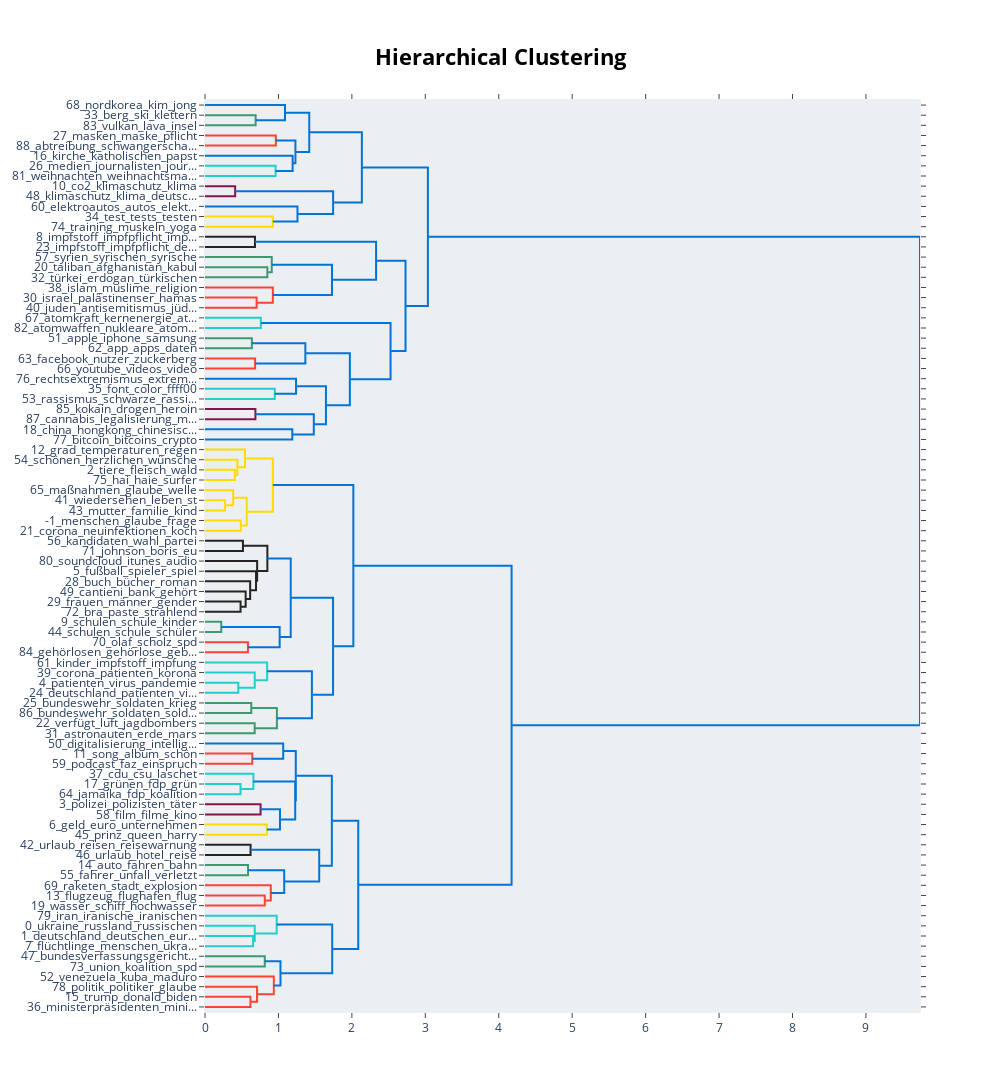

The cell this chart's notebook holds for it:
### Code cell
topic_model.visualize_hierarchy()

### Figure 1 — Plotly figure (JSON) as saved in the notebook; plotly's stock layout.template omitted (floating-point values rounded to 4 significant figures)
{"data": [{"hoverinfo": "text", "marker": {"color": "rgb(61,153,112)"}, "mode": "lines", "type": "scatter", "x": [0, 0.6895, 0.6895, 0], "xaxis": "x", "y": [-15, -15, -25, -25], "yaxis": "y"}, {"hoverinfo": "text", "marker": {"color": "rgb(0,116,217)"}, "mode": "lines", "type": "scatter", "x": [0, 1.089, 1.089, 0.6895], "xaxis": "x", "y": [-5, -5, -20, -20], "yaxis": "y"}, {"hoverinfo": "text", "marker": {"color": "rgb(255,65,54)"}, "mode": "lines", "type": "scatter", "x": [0, 0.965, 0.965, 0], "xaxis": "x", "y": [-35, -35, -45, -45], "yaxis": "y"}, {"hoverinfo": "text", "marker": {"color": "rgb(35,205,205)"}, "mode": "lines", "type": "scatter", "x": [0, 0.961, 0.961, 0], "xaxis": "x", "y": [-65, -65, -75, -75], "yaxis": "y"}, {"hoverinfo": "text", "marker": {"color": "rgb(0,116,217)"}, "mode": "lines", "type": "scatter", "x": [0, 1.193, 1.193, 0.961], "xaxis": "x", "y": [-55, -55, -70, -70], "yaxis": "y"}, {"hoverinfo": "text", "marker": {"color": "rgb(0,116,217)"}, "mode": "lines", "type": "scatter", "x": [0.965, 1.231, 1.231, 1.193], "xaxis": "x", "y": [-40, -40, -62.5, -62.5], "yaxis": "y"}, {"hoverinfo": "text", "marker": {"color": "rgb(0,116,217)"}, "mode": "lines", "type": "scatter", "x": [1.089, 1.42, 1.42, 1.231], "xaxis": "x", "y": [-12.5, -12.5, -51.25, -51.25], "yaxis": "y"}, {"hoverinfo": "text", "marker": {"color": "rgb(133,20,75)"}, "mode": "lines", "type": "scatter", "x": [0, 0.4105, 0.4105, 0], "xaxis": "x", "y": [-85, -85, -95, -95], "yaxis": "y"}, {"hoverinfo": "text", "marker": {"color": "rgb(255,220,0)"}, "mode": "lines", "type": "scatter", "x": [0, 0.9236, 0.9236, 0], "xaxis": "x", "y": [-115, -115, -125, -125], "yaxis": "y"}, {"hoverinfo": "text", "marker": {"color": "rgb(0,116,217)"}, "mode": "lines", "type": "scatter", "x": [0, 1.259, 1.259, 0.9236], "xaxis": "x", "y": [-105, -105, -120, -120], "yaxis": "y"}, {"hoverinfo": "text", "marker": {"color": "rgb(0,116,217)"}, "mode": "lines", "type": "scatter", "x": [0.4105, 1.745, 1.745, 1.259], "xaxis": "x", "y": [-90, -90, -112.5, -112.5], "yaxis": "y"}, {"hoverinfo": "text", "marker": {"color": "rgb(0,116,217)"}, "mode": "lines", "type": "scatter", "x": [1.42, 2.136, 2.136, 1.745], "xaxis": "x", "y": [-31.88, -31.88, -101.2, -101.2], "yaxis": "y"}, {"hoverinfo": "text", "marker": {"color": "rgb(40,35,35)"}, "mode": "lines", "type": "scatter", "x": [0, 0.6805, 0.6805, 0], "xaxis": "x", "y": [-135, -135, -145, -145], "yaxis": "y"}, {"hoverinfo": "text", "marker": {"color": "rgb(61,153,112)"}, "mode": "lines", "type": "scatter", "x": [0, 0.8492, 0.8492, 0], "xaxis": "x", "y": [-165, -165, -175, -175], "yaxis": "y"}, {"hoverinfo": "text", "marker": {"color": "rgb(61,153,112)"}, "mode": "lines", "type": "scatter", "x": [0, 0.909, 0.909, 0.8492], "xaxis": "x", "y": [-155, -155, -170, -170], "yaxis": "y"}, {"hoverinfo": "text", "marker": {"color": "rgb(255,65,54)"}, "mode": "lines", "type": "scatter", "x": [0, 0.7028, 0.7028, 0], "xaxis": "x", "y": [-195, -195, -205, -205], "yaxis": "y"}, {"hoverinfo": "text", "marker": {"color": "rgb(255,65,54)"}, "mode": "lines", "type": "scatter", "x": [0, 0.9238, 0.9238, 0.7028], "xaxis": "x", "y": [-185, -185, -200, -200], "yaxis": "y"}, {"hoverinfo": "text", "marker": {"color": "rgb(0,116,217)"}, "mode": "lines", "type": "scatter", "x": [0.909, 1.729, 1.729, 0.9238], "xaxis": "x", "y": [-162.5, -162.5, -192.5, -192.5], "yaxis": "y"}, {"hoverinfo": "text", "marker": {"color": "rgb(0,116,217)"}, "mode": "lines", "type": "scatter", "x": [0.6805, 2.33, 2.33, 1.729], "xaxis": "x", "y": [-140, -140, -177.5, -177.5], "yaxis": "y"}, {"hoverinfo": "text", "marker": {"color": "rgb(35,205,205)"}, "mode": "lines", "type": "scatter", "x": [0, 0.7604, 0.7604, 0], "xaxis": "x", "y": [-215, -215, -225, -225], "yaxis": "y"}, {"hoverinfo": "text", "marker": {"color": "rgb(61,153,112)"}, "mode": "lines", "type": "scatter", "x": [0, 0.6381, 0.6381, 0], "xaxis": "x", "y": [-235, -235, -245, -245], "yaxis": "y"}, {"hoverinfo": "text", "marker": {"color": "rgb(255,65,54)"}, "mode": "lines", "type": "scatter", "x": [0, 0.6827, 0.6827, 0], "xaxis": "x", "y": [-255, -255, -265, -265], "yaxis": "y"}, {"hoverinfo": "text", "marker": {"color": "rgb(0,116,217)"}, "mode": "lines", "type": "scatter", "x": [0.6381, 1.367, 1.367, 0.6827], "xaxis": "x", "y": [-240, -240, -260, -260], "yaxis": "y"}, {"hoverinfo": "text", "marker": {"color": "rgb(35,205,205)"}, "mode": "lines", "type": "scatter", "x": [0, 0.9501, 0.9501, 0], "xaxis": "x", "y": [-285, -285, -295, -295], "yaxis": "y"}, {"hoverinfo": "text", "marker": {"color": "rgb(0,116,217)"}, "mode": "lines", "type": "scatter", "x": [0, 1.24, 1.24, 0.9501], "xaxis": "x", "y": [-275, -275, -290, -290], "yaxis": "y"}, {"hoverinfo": "text", "marker": {"color": "rgb(133,20,75)"}, "mode": "lines", "type": "scatter", "x": [0, 0.6865, 0.6865, 0], "xaxis": "x", "y": [-305, -305, -315, -315], "yaxis": "y"}, {"hoverinfo": "text", "marker": {"color": "rgb(0,116,217)"}, "mode": "lines", "type": "scatter", "x": [0, 1.188, 1.188, 0], "xaxis": "x", "y": [-325, -325, -335, -335], "yaxis": "y"}, {"hoverinfo": "text", "marker": {"color": "rgb(0,116,217)"}, "mode": "lines", "type": "scatter", "x": [0.6865, 1.481, 1.481, 1.188], "xaxis": "x", "y": [-310, -310, -330, -330], "yaxis": "y"}, {"hoverinfo": "text", "marker": {"color": "rgb(0,116,217)"}, "mode": "lines", "type": "scatter", "x": [1.24, 1.647, 1.647, 1.481], "xaxis": "x", "y": [-282.5, -282.5, -320, -320], "yaxis": "y"}, {"hoverinfo": "text", "marker": {"color": "rgb(0,116,217)"}, "mode": "lines", "type": "scatter", "x": [1.367, 1.972, 1.972, 1.647], "xaxis": "x", "y": [-250, -250, -301.2, -301.2], "yaxis": "y"}, {"hoverinfo": "text", "marker": {"color": "rgb(0,116,217)"}, "mode": "lines", "type": "scatter", "x": [0.7604, 2.527, 2.527, 1.972], "xaxis": "x", "y": [-220, -220, -275.6, -275.6], "yaxis": "y"}, {"hoverinfo": "text", "marker": {"color": "rgb(0,116,217)"}, "mode": "lines", "type": "scatter", "x": [2.33, 2.731, 2.731, 2.527], "xaxis": "x", "y": [-158.8, -158.8, -247.8, -247.8], "yaxis": "y"}, {"hoverinfo": "text", "marker": {"color": "rgb(0,116,217)"}, "mode": "lines", "type": "scatter", "x": [2.136, 3.035, 3.035, 2.731], "xaxis": "x", "y": [-66.56, -66.56, -203.3, -203.3], "yaxis": "y"}, {"hoverinfo": "text", "marker": {"color": "rgb(255,220,0)"}, "mode": "lines", "type": "scatter", "x": [0, 0.4078, 0.4078, 0], "xaxis": "x", "y": [-365, -365, -375, -375], "yaxis": "y"}, {"hoverinfo": "text", "marker": {"color": "rgb(255,220,0)"}, "mode": "lines", "type": "scatter", "x": [0, 0.4403, 0.4403, 0.4078], "xaxis": "x", "y": [-355, -355, -370, -370], "yaxis": "y"}, {"hoverinfo": "text", "marker": {"color": "rgb(255,220,0)"}, "mode": "lines", "type": "scatter", "x": [0, 0.545, 0.545, 0.4403], "xaxis": "x", "y": [-345, -345, -362.5, -362.5], "yaxis": "y"}, {"hoverinfo": "text", "marker": {"color": "rgb(255,220,0)"}, "mode": "lines", "type": "scatter", "x": [0, 0.2713, 0.2713, 0], "xaxis": "x", "y": [-395, -395, -405, -405], "yaxis": "y"}, {"hoverinfo": "text", "marker": {"color": "rgb(255,220,0)"}, "mode": "lines", "type": "scatter", "x": [0, 0.3837, 0.3837, 0.2713], "xaxis": "x", "y": [-385, -385, -400, -400], "yaxis": "y"}, {"hoverinfo": "text", "marker": {"color": "rgb(255,220,0)"}, "mode": "lines", "type": "scatter", "x": [0, 0.4869, 0.4869, 0], "xaxis": "x", "y": [-415, -415, -425, -425], "yaxis": "y"}, {"hoverinfo": "text", "marker": {"color": "rgb(255,220,0)"}, "mode": "lines", "type": "scatter", "x": [0.3837, 0.5682, 0.5682, 0.4869], "xaxis": "x", "y": [-392.5, -392.5, -420, -420], "yaxis": "y"}, {"hoverinfo": "text", "marker": {"color": "rgb(255,220,0)"}, "mode": "lines", "type": "scatter", "x": [0.545, 0.9235, 0.9235, 0.5682], "xaxis": "x", "y": [-353.8, -353.8, -406.2, -406.2], "yaxis": "y"}, {"hoverinfo": "text", "marker": {"color": "rgb(40,35,35)"}, "mode": "lines", "type": "scatter", "x": [0, 0.5167, 0.5167, 0], "xaxis": "x", "y": [-435, -435, -445, -445], "yaxis": "y"}, {"hoverinfo": "text", "marker": {"color": "rgb(40,35,35)"}, "mode": "lines", "type": "scatter", "x": [0, 0.4843, 0.4843, 0], "xaxis": "x", "y": [-495, -495, -505, -505], "yaxis": "y"}, {"hoverinfo": "text", "marker": {"color": "rgb(40,35,35)"}, "mode": "lines", "type": "scatter", "x": [0, 0.5537, 0.5537, 0.4843], "xaxis": "x", "y": [-485, -485, -500, -500], "yaxis": "y"}, {"hoverinfo": "text", "marker": {"color": "rgb(40,35,35)"}, "mode": "lines", "type": "scatter", "x": [0, 0.6148, 0.6148, 0.5537], "xaxis": "x", "y": [-475, -475, -492.5, -492.5], "yaxis": "y"}, {"hoverinfo": "text", "marker": {"color": "rgb(40,35,35)"}, "mode": "lines", "type": "scatter", "x": [0, 0.6949, 0.6949, 0.6148], "xaxis": "x", "y": [-465, -465, -483.8, -483.8], "yaxis": "y"}, {"hoverinfo": "text", "marker": {"color": "rgb(40,35,35)"}, "mode": "lines", "type": "scatter", "x": [0, 0.71, 0.71, 0.6949], "xaxis": "x", "y": [-455, -455, -474.4, -474.4], "yaxis": "y"}, {"hoverinfo": "text", "marker": {"color": "rgb(40,35,35)"}, "mode": "lines", "type": "scatter", "x": [0.5167, 0.8493, 0.8493, 0.71], "xaxis": "x", "y": [-440, -440, -464.7, -464.7], "yaxis": "y"}, {"hoverinfo": "text", "marker": {"color": "rgb(61,153,112)"}, "mode": "lines", "type": "scatter", "x": [0, 0.2215, 0.2215, 0], "xaxis": "x", "y": [-515, -515, -525, -525], "yaxis": "y"}, {"hoverinfo": "text", "marker": {"color": "rgb(255,65,54)"}, "mode": "lines", "type": "scatter", "x": [0, 0.5848, 0.5848, 0], "xaxis": "x", "y": [-535, -535, -545, -545], "yaxis": "y"}, {"hoverinfo": "text", "marker": {"color": "rgb(0,116,217)"}, "mode": "lines", "type": "scatter", "x": [0.2215, 1.017, 1.017, 0.5848], "xaxis": "x", "y": [-520, -520, -540, -540], "yaxis": "y"}, {"hoverinfo": "text", "marker": {"color": "rgb(0,116,217)"}, "mode": "lines", "type": "scatter", "x": [0.8493, 1.167, 1.167, 1.017], "xaxis": "x", "y": [-452.3, -452.3, -530, -530], "yaxis": "y"}, {"hoverinfo": "text", "marker": {"color": "rgb(35,205,205)"}, "mode": "lines", "type": "scatter", "x": [0, 0.4537, 0.4537, 0], "xaxis": "x", "y": [-575, -575, -585, -585], "yaxis": "y"}, {"hoverinfo": "text", "marker": {"color": "rgb(35,205,205)"}, "mode": "lines", "type": "scatter", "x": [0, 0.6772, 0.6772, 0.4537], "xaxis": "x", "y": [-565, -565, -580, -580], "yaxis": "y"}, {"hoverinfo": "text", "marker": {"color": "rgb(35,205,205)"}, "mode": "lines", "type": "scatter", "x": [0, 0.8462, 0.8462, 0.6772], "xaxis": "x", "y": [-555, -555, -572.5, -572.5], "yaxis": "y"}, {"hoverinfo": "text", "marker": {"color": "rgb(61,153,112)"}, "mode": "lines", "type": "scatter", "x": [0, 0.6305, 0.6305, 0], "xaxis": "x", "y": [-595, -595, -605, -605], "yaxis": "y"}, {"hoverinfo": "text", "marker": {"color": "rgb(61,153,112)"}, "mode": "lines", "type": "scatter", "x": [0, 0.6763, 0.6763, 0], "xaxis": "x", "y": [-615, -615, -625, -625], "yaxis": "y"}, {"hoverinfo": "text", "marker": {"color": "rgb(61,153,112)"}, "mode": "lines", "type": "scatter", "x": [0.6305, 0.9792, 0.9792, 0.6763], "xaxis": "x", "y": [-600, -600, -620, -620], "yaxis": "y"}, {"hoverinfo": "text", "marker": {"color": "rgb(0,116,217)"}, "mode": "lines", "type": "scatter", "x": [0.8462, 1.456, 1.456, 0.9792], "xaxis": "x", "y": [-563.8, -563.8, -610, -610], "yaxis": "y"}, {"hoverinfo": "text", "marker": {"color": "rgb(0,116,217)"}, "mode": "lines", "type": "scatter", "x": [1.167, 1.744, 1.744, 1.456], "xaxis": "x", "y": [-491.2, -491.2, -586.9, -586.9], "yaxis": "y"}, {"hoverinfo": "text", "marker": {"color": "rgb(0,116,217)"}, "mode": "lines", "type": "scatter", "x": [0.9235, 2.02, 2.02, 1.744], "xaxis": "x", "y": [-380, -380, -539.0, -539.0], "yaxis": "y"}, {"hoverinfo": "text", "marker": {"color": "rgb(255,65,54)"}, "mode": "lines", "type": "scatter", "x": [0, 0.644, 0.644, 0], "xaxis": "x", "y": [-645, -645, -655, -655], "yaxis": "y"}, {"hoverinfo": "text", "marker": {"color": "rgb(0,116,217)"}, "mode": "lines", "type": "scatter", "x": [0, 1.065, 1.065, 0.644], "xaxis": "x", "y": [-635, -635, -650, -650], "yaxis": "y"}, {"hoverinfo": "text", "marker": {"color": "rgb(35,205,205)"}, "mode": "lines", "type": "scatter", "x": [0, 0.4834, 0.4834, 0], "xaxis": "x", "y": [-675, -675, -685, -685], "yaxis": "y"}, {"hoverinfo": "text", "marker": {"color": "rgb(35,205,205)"}, "mode": "lines", "type": "scatter", "x": [0, 0.6589, 0.6589, 0.4834], "xaxis": "x", "y": [-665, -665, -680, -680], "yaxis": "y"}, {"hoverinfo": "text", "marker": {"color": "rgb(133,20,75)"}, "mode": "lines", "type": "scatter", "x": [0, 0.7567, 0.7567, 0], "xaxis": "x", "y": [-695, -695, -705, -705], "yaxis": "y"}, {"hoverinfo": "text", "marker": {"color": "rgb(255,220,0)"}, "mode": "lines", "type": "scatter", "x": [0, 0.8419, 0.8419, 0], "xaxis": "x", "y": [-715, -715, -725, -725], "yaxis": "y"}, {"hoverinfo": "text", "marker": {"color": "rgb(0,116,217)"}, "mode": "lines", "type": "scatter", "x": [0.7567, 1.021, 1.021, 0.8419], "xaxis": "x", "y": [-700, -700, -720, -720], "yaxis": "y"}, {"hoverinfo": "text", "marker": {"color": "rgb(0,116,217)"}, "mode": "lines", "type": "scatter", "x": [0.6589, 1.229, 1.229, 1.021], "xaxis": "x", "y": [-672.5, -672.5, -710, -710], "yaxis": "y"}, {"hoverinfo": "text", "marker": {"color": "rgb(0,116,217)"}, "mode": "lines", "type": "scatter", "x": [1.065, 1.236, 1.236, 1.229], "xaxis": "x", "y": [-642.5, -642.5, -691.2, -691.2], "yaxis": "y"}, {"hoverinfo": "text", "marker": {"color": "rgb(40,35,35)"}, "mode": "lines", "type": "scatter", "x": [0, 0.6207, 0.6207, 0], "xaxis": "x", "y": [-735, -735, -745, -745], "yaxis": "y"}, {"hoverinfo": "text", "marker": {"color": "rgb(61,153,112)"}, "mode": "lines", "type": "scatter", "x": [0, 0.5858, 0.5858, 0], "xaxis": "x", "y": [-755, -755, -765, -765], "yaxis": "y"}, {"hoverinfo": "text", "marker": {"color": "rgb(255,65,54)"}, "mode": "lines", "type": "scatter", "x": [0, 0.814, 0.814, 0], "xaxis": "x", "y": [-785, -785, -795, -795], "yaxis": "y"}, {"hoverinfo": "text", "marker": {"color": "rgb(255,65,54)"}, "mode": "lines", "type": "scatter", "x": [0, 0.8958, 0.8958, 0.814], "xaxis": "x", "y": [-775, -775, -790, -790], "yaxis": "y"}, {"hoverinfo": "text", "marker": {"color": "rgb(0,116,217)"}, "mode": "lines", "type": "scatter", "x": [0.5858, 1.078, 1.078, 0.8958], "xaxis": "x", "y": [-760, -760, -782.5, -782.5], "yaxis": "y"}, {"hoverinfo": "text", "marker": {"color": "rgb(0,116,217)"}, "mode": "lines", "type": "scatter", "x": [0.6207, 1.555, 1.555, 1.078], "xaxis": "x", "y": [-740, -740, -771.2, -771.2], "yaxis": "y"}, {"hoverinfo": "text", "marker": {"color": "rgb(0,116,217)"}, "mode": "lines", "type": "scatter", "x": [1.236, 1.727, 1.727, 1.555], "xaxis": "x", "y": [-666.9, -666.9, -755.6, -755.6], "yaxis": "y"}, {"hoverinfo": "text", "marker": {"color": "rgb(35,205,205)"}, "mode": "lines", "type": "scatter", "x": [0, 0.6547, 0.6547, 0], "xaxis": "x", "y": [-825, -825, -835, -835], "yaxis": "y"}, {"hoverinfo": "text", "marker": {"color": "rgb(35,205,205)"}, "mode": "lines", "type": "scatter", "x": [0, 0.6774, 0.6774, 0.6547], "xaxis": "x", "y": [-815, -815, -830, -830], "yaxis": "y"}, {"hoverinfo": "text", "marker": {"color": "rgb(35,205,205)"}, "mode": "lines", "type": "scatter", "x": [0, 0.976, 0.976, 0.6774], "xaxis": "x", "y": [-805, -805, -822.5, -822.5], "yaxis": "y"}, {"hoverinfo": "text", "marker": {"color": "rgb(61,153,112)"}, "mode": "lines", "type": "scatter", "x": [0, 0.8139, 0.8139, 0], "xaxis": "x", "y": [-845, -845, -855, -855], "yaxis": "y"}, {"hoverinfo": "text", "marker": {"color": "rgb(255,65,54)"}, "mode": "lines", "type": "scatter", "x": [0, 0.6189, 0.6189, 0], "xaxis": "x", "y": [-885, -885, -895, -895], "yaxis": "y"}, {"hoverinfo": "text", "marker": {"color": "rgb(255,65,54)"}, "mode": "lines", "type": "scatter", "x": [0, 0.7086, 0.7086, 0.6189], "xaxis": "x", "y": [-875, -875, -890, -890], "yaxis": "y"}, {"hoverinfo": "text", "marker": {"color": "rgb(255,65,54)"}, "mode": "lines", "type": "scatter", "x": [0, 0.937, 0.937, 0.7086], "xaxis": "x", "y": [-865, -865, -882.5, -882.5], "yaxis": "y"}, {"hoverinfo": "text", "marker": {"color": "rgb(0,116,217)"}, "mode": "lines", "type": "scatter", "x": [0.8139, 1.028, 1.028, 0.937], "xaxis": "x", "y": [-850, -850, -873.8, -873.8], "yaxis": "y"}, {"hoverinfo": "text", "marker": {"color": "rgb(0,116,217)"}, "mode": "lines", "type": "scatter", "x": [0.976, 1.732, 1.732, 1.028], "xaxis": "x", "y": [-813.8, -813.8, -861.9, -861.9], "yaxis": "y"}, {"hoverinfo": "text", "marker": {"color": "rgb(0,116,217)"}, "mode": "lines", "type": "scatter", "x": [1.727, 2.087, 2.087, 1.732], "xaxis": "x", "y": [-711.2, -711.2, -837.8, -837.8], "yaxis": "y"}, {"hoverinfo": "text", "marker": {"color": "rgb(0,116,217)"}, "mode": "lines", "type": "scatter", "x": [2.02, 4.175, 4.175, 2.087], "xaxis": "x", "y": [-459.5, -459.5, -774.5, -774.5], "yaxis": "y"}, {"hoverinfo": "text", "marker": {"color": "rgb(0,116,217)"}, "mode": "lines", "type": "scatter", "x": [3.035, 9.736, 9.736, 4.175], "xaxis": "x", "y": [-134.9, -134.9, -617.0, -617.0], "yaxis": "y"}], "layout": {"autosize": false, "height": 1550, "hoverlabel": {"bgcolor": "white", "font": {"family": "Rockwell", "size": 16}}, "hovermode": "closest", "plot_bgcolor": "#ECEFF1", "showlegend": false, "title": {"font": {"color": "Black", "size": 22}, "text": "<b>Hierarchical Clustering", "x": 0.5, "xanchor": "center", "yanchor": "top"}, "width": 1000, "xaxis": {"mirror": "allticks", "rangemode": "tozero", "showgrid": false, "showline": true, "showticklabels": true, "ticks": "outside", "type": "linear", "zeroline": false}, "yaxis": {"mirror": "allticks", "range": [-900, 0], "rangemode": "tozero", "showgrid": false, "showline": true, "showticklabels": true, "tickmode": "array", "ticks": "outside", "ticktext": ["68_nordkorea_kim_jong", "33_berg_ski_klettern", "83_vulkan_lava_insel", "27_masken_maske_pflicht", "88_abtreibung_schwangerscha...", "16_kirche_katholischen_papst", "26_medien_journalisten_jour...", "81_weihnachten_weihnachtsma...", "10_co2_klimaschutz_klima", "48_klimaschutz_klima_deutsc...", "60_elektroautos_autos_elekt...", "34_test_tests_testen", "74_training_muskeln_yoga", "8_impfstoff_impfpflicht_imp...", "23_impfstoff_impfpflicht_de...", "57_syrien_syrischen_syrische", "20_taliban_afghanistan_kabul", "32_türkei_erdogan_türkischen", "38_islam_muslime_religion", "30_israel_palästinenser_hamas", "40_juden_antisemitismus_jüd...", "67_atomkraft_kernenergie_at...", "82_atomwaffen_nukleare_atom...", "51_apple_iphone_samsung", "62_app_apps_daten", "63_facebook_nutzer_zuckerberg", "66_youtube_videos_video", "76_rechtsextremismus_extrem...", "35_font_color_ffff00", "53_rassismus_schwarze_rassi...", "85_kokain_drogen_heroin", "87_cannabis_legalisierung_m...", "18_china_hongkong_chinesisc...", "77_bitcoin_bitcoins_crypto", "12_grad_temperaturen_regen", "54_schönen_herzlichen_wünsche", "2_tiere_fleisch_wald", "75_hai_haie_surfer", "65_maßnahmen_glaube_welle", "41_wiedersehen_leben_st", "43_mutter_familie_kind", "-1_menschen_glaube_frage", "21_corona_neuinfektionen_koch", "56_kandidaten_wahl_partei", "71_johnson_boris_eu", "80_soundcloud_itunes_audio", "5_fußball_spieler_spiel", "28_buch_bücher_roman", "49_cantieni_bank_gehört", "29_frauen_männer_gender", "72_bra_paste_strahlend", "9_schulen_schule_kinder", "44_schulen_schule_schüler", "70_olaf_scholz_spd", "84_gehörlosen_gehörlose_geb...", "61_kinder_impfstoff_impfung", "39_corona_patienten_korona", "4_patienten_virus_pandemie", "24_deutschland_patienten_vi...", "25_bundeswehr_soldaten_krieg", "86_bundeswehr_soldaten_sold...", "22_verfügt_luft_jagdbombers", "31_astronauten_erde_mars", "50_digitalisierung_intellig...", "11_song_album_schön", "59_podcast_faz_einspruch", "37_cdu_csu_laschet", "17_grünen_fdp_grün", "64_jamaika_fdp_koalition", "3_polizei_polizisten_täter", "58_film_filme_kino", "6_geld_euro_unternehmen", "45_prinz_queen_harry", "42_urlaub_reisen_reisewarnung", "46_urlaub_hotel_reise", "14_auto_fahren_bahn", "55_fahrer_unfall_verletzt", "69_raketen_stadt_explosion", "13_flugzeug_flughafen_flug", "19_wasser_schiff_hochwasser", "79_iran_iranische_iranischen", "0_ukraine_russland_russischen", "1_deutschland_deutschen_eur...", "7_flüchtlinge_menschen_ukra...", "47_bundesverfassungsgericht...", "73_union_koalition_spd", "52_venezuela_kuba_maduro", "78_politik_politiker_glaube", "15_trump_donald_biden", "36_ministerpräsidenten_mini..."], "tickvals": [-5, -15, -25, -35, -45, -55, -65, -75, -85, -95, -105, -115, -125, -135, -145, -155, -165, -175, -185, -195, -205, -215, -225, -235, -245, -255, -265, -275, -285, -295, -305, -315, -325, -335, -345, -355, -365, -375, -385, -395, -405, -415, -425, -435, -445, -455, -465, -475, -485, -495, -505, -515, -525, -535, -545, -555, -565, -575, -585, -595, -605, -615, -625, -635, -645, -655, -665, -675, -685, -695, -705, -715, -725, -735, -745, -755, -765, -775, -785, -795, -805, -815, -825, -835, -845, -855, -865, -875, -885, -895], "type": "linear", "zeroline": false}}}
